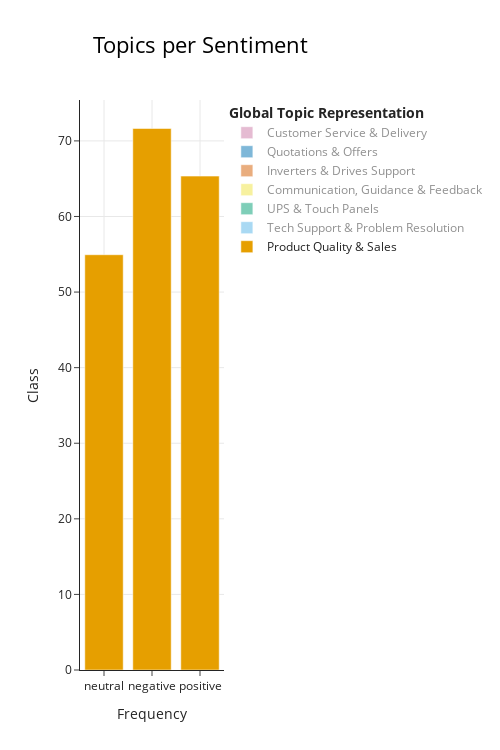

Write notebook code for a chart like this one.
### Code cell
### Graph barchart topics by sentiment

# Code without using the create_chart_per_class wrapper function
# create topics_per_class df in order to run the visualization then.
# topics_per_class = create_topics_per_class_df(df4, topic_model_merged, "sentiment_label", sortedBy="Frequency")
# visualize the topic representation of major topics per Sentiment (positive, negative, neutral):
# fig = visualize_topics_per_class_options(topic_model_merged, topics_per_class, orient="v", custom_labels=True, title="Topics per Sentiment", width=500, height=750)

# Code using the create_chart_per_class wrapper function
fig = create_chart_per_class(df_full_commented, topic_model_merged, "sentiment_label", 
                             sortedBy="Frequency", 
                             orient="v", 
                             custom_labels=True, 
                             percentage_by="Class",
                             stacked=True,
                             title="Topics per Sentiment", 
                             width=500, height=750)

# Save the figure as an HTML file
# save_graph_html(fig, "../data/graphs/Sentiment_Analysis/by_sentiment/repartition_per_topic/global", "new_model_merged_per_sentiment_class_pct")
fig

### Figure 1 — Plotly figure (JSON) as saved in the notebook; plotly's stock layout.template omitted (floating-point values rounded to 4 significant figures)
{"data": [{"hoverinfo": "text", "hovertext": ["<b>Topic Product Quality & Sales</b><br>Words: customers, company, distributor, deliveries, brands<br>Count: 2957<br>Percentage: 54.94%", "<b>Topic Product Quality & Sales</b><br>Words: delays, customers, customer, delivery time, service<br>Count: 3332<br>Percentage: 71.64%", "<b>Topic Product Quality & Sales</b><br>Words: technical support, customer service, products, customers, sales<br>Count: 6818<br>Percentage: 65.34%"], "marker": {"color": "#E69F00"}, "name": "Product Quality & Sales", "orientation": "v", "type": "bar", "visible": true, "x": ["neutral", "negative", "positive"], "y": [54.94, 71.64, 65.34]}, {"hoverinfo": "text", "hovertext": ["<b>Topic Tech Support & Problem Resolution</b><br>Words: technical support, technical, technicians, technician, support<br>Count: 272<br>Percentage: 5.85%", "<b>Topic Tech Support & Problem Resolution</b><br>Words: quick response, technicians, technician, answers, technical<br>Count: 989<br>Percentage: 18.38%", "<b>Topic Tech Support & Problem Resolution</b><br>Words: technical support, technical, technicians, technician, tech<br>Count: 1977<br>Percentage: 18.95%"], "marker": {"color": "#56B4E9"}, "name": "Tech Support & Problem Resolution", "orientation": "v", "type": "bar", "visible": "legendonly", "x": ["negative", "neutral", "positive"], "y": [5.85, 18.38, 18.95]}, {"hoverinfo": "text", "hovertext": ["<b>Topic UPS & Touch Panels</b><br>Words: repair, ups, contact, customer, call back<br>Count: 605<br>Percentage: 13.01%", "<b>Topic UPS & Touch Panels</b><br>Words: touch panel, touch screen, gp4000, touch, panel<br>Count: 610<br>Percentage: 5.85%", "<b>Topic UPS & Touch Panels</b><br>Words: touch panel, panel, touch, device, gp4000<br>Count: 651<br>Percentage: 12.1%"], "marker": {"color": "#009E73"}, "name": "UPS & Touch Panels", "orientation": "v", "type": "bar", "visible": "legendonly", "x": ["negative", "positive", "neutral"], "y": [13.01, 5.85, 12.1]}, {"hoverinfo": "text", "hovertext": ["<b>Topic Communication, Guidance & Feedback</b><br>Words: feedback, slowness, slow, long time, responds<br>Count: 22<br>Percentage: 0.47%", "<b>Topic Communication, Guidance & Feedback</b><br>Words: quick response, response, quick, quickness, reply<br>Count: 334<br>Percentage: 6.21%", "<b>Topic Communication, Guidance & Feedback</b><br>Words: professionalism, competence, kindness, competent, professional<br>Count: 376<br>Percentage: 3.6%"], "marker": {"color": "#F0E442"}, "name": "Communication, Guidance & Feedback", "orientation": "v", "type": "bar", "visible": "legendonly", "x": ["negative", "neutral", "positive"], "y": [0.47, 6.21, 3.6]}, {"hoverinfo": "text", "hovertext": ["<b>Topic Inverters & Drives Support</b><br>Words: inverters, inverter, invertor, equipment, technical support<br>Count: 119<br>Percentage: 2.21%", "<b>Topic Inverters & Drives Support</b><br>Words: inverter, inverters, factory, frequency inverters, technical support<br>Count: 190<br>Percentage: 4.09%", "<b>Topic Inverters & Drives Support</b><br>Words: technical support, drives, inverters, equipment, software<br>Count: 245<br>Percentage: 2.35%"], "marker": {"color": "#D55E00"}, "name": "Inverters & Drives Support", "orientation": "v", "type": "bar", "visible": "legendonly", "x": ["neutral", "negative", "positive"], "y": [2.21, 4.09, 2.35]}, {"hoverinfo": "text", "hovertext": ["<b>Topic Quotations & Offers</b><br>Words: quotation, customer, quotations, delayed, inquiries<br>Count: 148<br>Percentage: 3.18%", "<b>Topic Quotations & Offers</b><br>Words: quotations, quotes, quotation, quoted, quote<br>Count: 160<br>Percentage: 1.53%", "<b>Topic Quotations & Offers</b><br>Words: quoting, quotations, quotes, quotation, quoted<br>Count: 181<br>Percentage: 3.36%"], "marker": {"color": "#0072B2"}, "name": "Quotations & Offers", "orientation": "v", "type": "bar", "visible": "legendonly", "x": ["negative", "positive", "neutral"], "y": [3.18, 1.53, 3.36]}, {"hoverinfo": "text", "hovertext": ["<b>Topic Customer Service & Delivery</b><br>Words: deadlines, deadline, delays, delay, schedule<br>Count: 82<br>Percentage: 1.76%", "<b>Topic Customer Service & Delivery</b><br>Words: deadlines, deadline, schedule, timing, delays<br>Count: 151<br>Percentage: 2.81%", "<b>Topic Customer Service & Delivery</b><br>Words: perfectly, worked, everything, great, wonderful<br>Count: 249<br>Percentage: 2.39%"], "marker": {"color": "#CC79A7"}, "name": "Customer Service & Delivery", "orientation": "v", "type": "bar", "visible": "legendonly", "x": ["negative", "neutral", "positive"], "y": [1.76, 2.81, 2.39]}], "layout": {"barmode": "stack", "height": 750, "hoverlabel": {"bgcolor": "white", "font": {"family": "Rockwell", "size": 16}}, "legend": {"title": {"text": "<b>Global Topic Representation"}}, "title": {"font": {"color": "Black", "size": 22}, "text": "Topics per Sentiment", "x": 0.4, "xanchor": "center", "y": 0.95, "yanchor": "top"}, "width": 500, "xaxis": {"showgrid": true, "title": {"text": "Frequency"}}, "yaxis": {"showgrid": true, "title": {"text": "Class"}}}}
